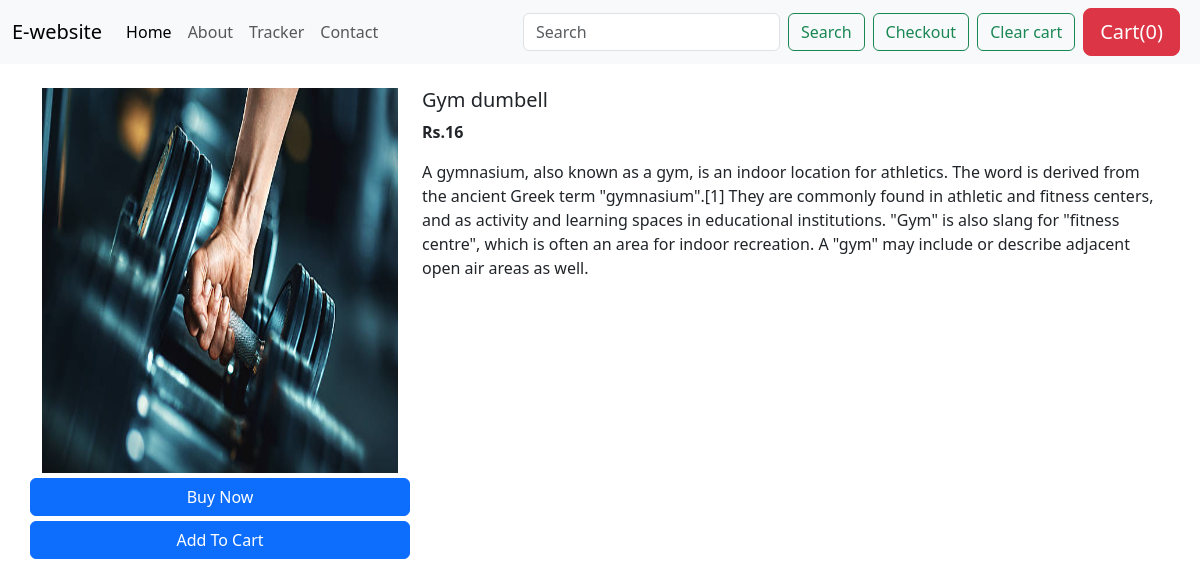
The page /shop/products/4 on the database its author committed.
### shop/models.py (models this page shows)
class Product(models.Model):
    product_id = models.AutoField
    product_name = models.CharField(max_length=50)
    desc = models.CharField(max_length=1000)
    category = models.CharField(max_length=50,default="")
    subcategory =  models.CharField(max_length=50,default="")
    price = models.IntegerField(default=0)
    pub_date = models.DateField()
    image = models.ImageField(upload_to="shop/images",default="")
    def __str__(self):
        return self.product_name

### shop/views.py (the view)
# urls.py: path("products/<int:id>",views.product,name="shopproduct"),
def product(request,id):
    product = Product.objects.filter(id=id)
    print(product)
    return render(request,'shop/prodview.html',{'product':product[0]})

### shop/templates/shop/prodview.html (shortened to what this page needs)
{%extends 'shop/basic.html'%}
{% block body%}
<div class="container my-4">
    <div class="row">
    <div class="col-md-4">
    <div class="row">
        <img src="/media/{{product.image}}" width="233px" height="385px">
    </div>
        <div class="row">
            <button class="btn btn-primary" style="margin-top: 5px;">Buy Now</button>
            <button class="btn btn-primary" style="margin-top: 5px;">Add To Cart</button>
        </div>
    </div>
    <div class="col-md-8">
        <h5>{{product.product_name}}</h5>
        <p><b>Rs.{{product.price}} </b></p>
        <p>{{product.desc}}</p>
    </div>
    </div>
</div>
{%endblock%}

### rows shown on the page
Product: image (picture), product_name "Gym dumbell", price "16", desc "A gymnasium, also known as a gym, is an indoor location for athletics. The word is derived from the ancient Greek term \"gymnasium\".[1] They are commonly found in athletic and fitness centers, and as activity and learning spaces in educational institutions. \"Gym\" is also slang for \"fitness centre\", which is often an area for indoor recreation. A \"gym\" may include or describe adjacent open air areas as well."
